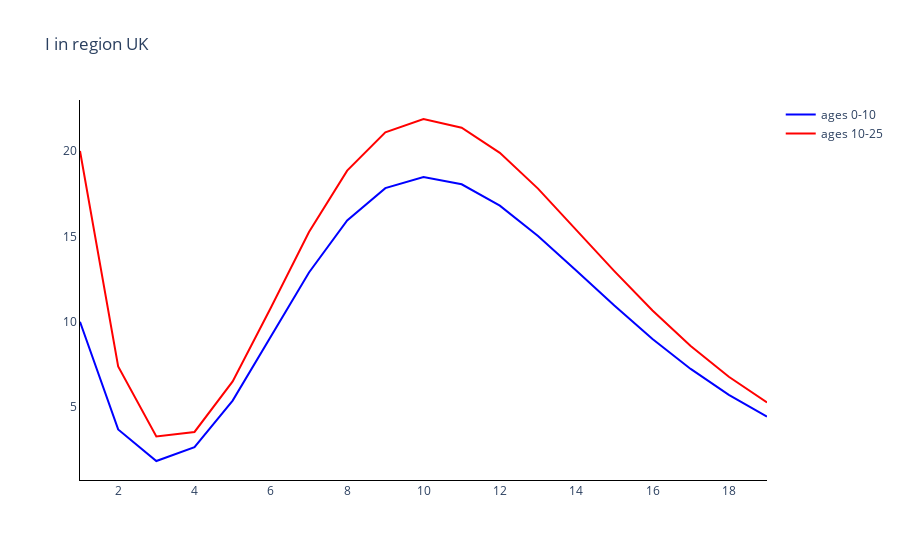

Write notebook code for a chart like this one.
### Markdown cell above
### Plot the unvaccinated symptomatic infectious comparment for one region (UK) and one age group (0-10)

### Code cell
# Trace names - represent the solver used for the simulation
trace_name = ['ages {}'.format(a) for a in age_groups]

# Compartment list - type and age
fig = go.Figure()

# Plot (line plot for each method of simulation)
for a in range(len(age_groups)):
    fig.add_trace(
        go.Scatter(
            y=outputs[0][:, 36 * len(age_groups) + a],
            x=parameters.simulation_parameters.times,
            mode='lines',
            name=trace_name[a],
            line_color=colours[a]
        )
    )

# Add axis labels
fig.update_layout(
    boxmode='group',
    title='I in region {}'. format(regions[0]),
    plot_bgcolor='white',
    xaxis=dict(linecolor='black'),
    yaxis=dict(linecolor='black'),
    )

fig.write_image('images/Toy.pdf')
fig.show()

### Figure 1 — Plotly figure (JSON) as saved in the notebook; plotly's stock layout.template omitted (floating-point values rounded to 4 significant figures)
{"data": [{"line": {"color": "blue"}, "mode": "lines", "name": "ages 0-10", "type": "scatter", "x": [1, 2, 3, 4, 5, 6, 7, 8, 9, 10, 11, 12, 13, 14, 15, 16, 17, 18, 19], "y": [10, 3.706, 1.858, 2.673, 5.391, 9.12, 12.89, 15.93, 17.82, 18.48, 18.05, 16.8, 15.03, 13.01, 10.95, 9.0, 7.245, 5.727, 4.455]}, {"line": {"color": "red"}, "mode": "lines", "name": "ages 10-25", "type": "scatter", "x": [1, 2, 3, 4, 5, 6, 7, 8, 9, 10, 11, 12, 13, 14, 15, 16, 17, 18, 19], "y": [20, 7.39, 3.298, 3.557, 6.511, 10.83, 15.25, 18.85, 21.09, 21.87, 21.36, 19.89, 17.79, 15.41, 12.97, 10.66, 8.582, 6.785, 5.278]}], "layout": {"boxmode": "group", "plot_bgcolor": "white", "title": {"text": "I in region UK"}, "xaxis": {"linecolor": "black"}, "yaxis": {"linecolor": "black"}}}
